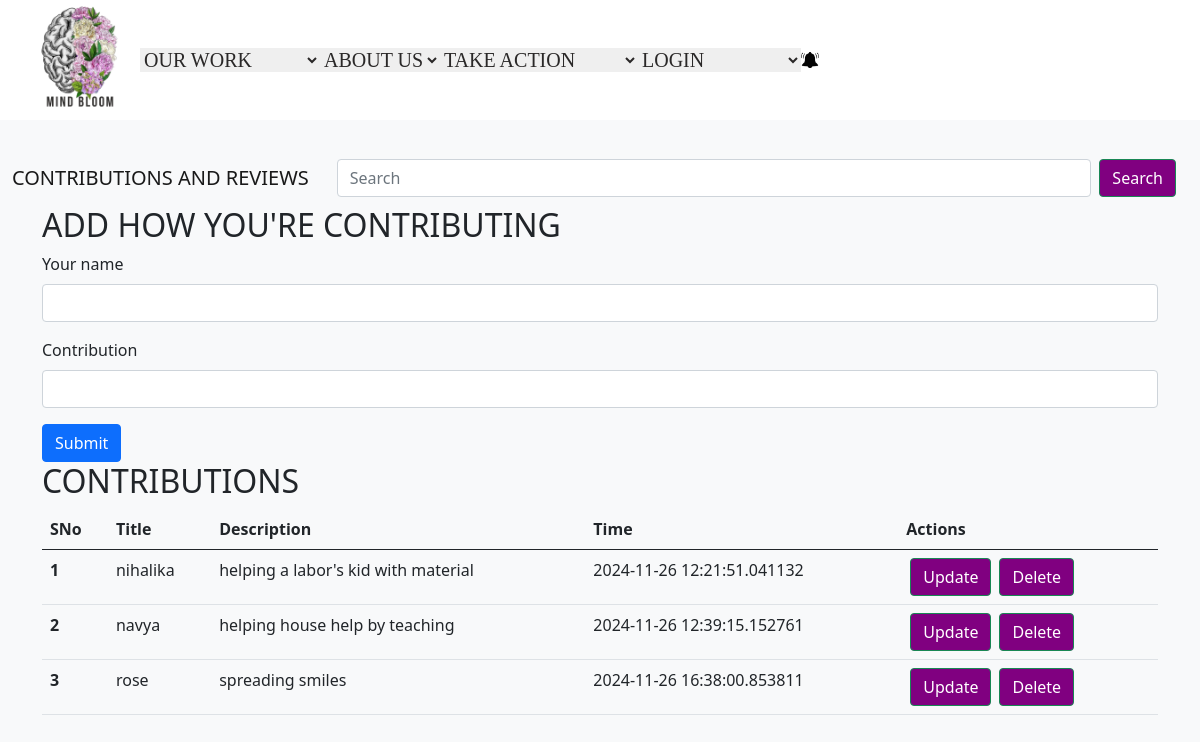
The page / on the database its author committed.
### TMapp.py (models this page shows)
class Task(db.Model):
    sno = db.Column(db.Integer, primary_key = True)
    title = db.Column(db.String(100), nullable = False)
    desc = db.Column(db.String(200), nullable = False)
    date_created = db.Column(db.DateTime, default = datetime.utcnow)
    def __repr__(self) -> str:
        return f"{self.sno} - {self.title}"

### TMapp.py (the view)
@app.route('/', methods=['GET', 'POST'])
def hello_world():
    if request.method=='POST':
        title = request.form['title']
        desc = request.form['desc']
        task = Task(title=title, desc=desc)
        db.session.add(task)
        db.session.commit()
    allTask = Task.query.all()
    print(allTask)
    return render_template('index.html', allTask=allTask)

### templates/index.html (shortened to what this page needs)
{% extends 'base.html' %}
{% block body %}
    <div class="container">
        <h2>ADD HOW YOU'RE CONTRIBUTING</h2>
        <form action="/" method="POST">
            <div class="mb-3">
              <label for="title" class="form-label">Your name</label>
              <input type="text" class="form-control" name="title" id="title" aria-describedby="emailHelp">
            </div>
            <div class="mb-3">
              <label for="desc" class="form-label">Contribution</label>
              <input type="text" class="form-control" name="desc" id="desc">
            </div>
            <button type="submit" class="btn btn-primary">Submit</button>
          </form>
    </div>
    <div class="container">
        <h2>CONTRIBUTIONS</h2>
        <table class="table">
            <thead>
              <tr>
                <th scope="col">SNo</th>
                <th scope="col">Title </th>
                <th scope="col">Description</th>
                <th scope="col">Time</th>
                <th scope="col">Actions</th>
              </tr>
            </thead>
            <tbody>
              {% for  task in allTask %}
              <tr>
                <th scope="row">{{loop.index}}</th>
                <td>{{task.title}}</td>
                <td>{{task.desc}}</td>
                <td>{{task.date_created}}</td>
                <td>
                  <a href="/update/{{ task.sno }}"type="button" class="btn btn-outline-success btn-sn mx-1">Update</button>
                  <a href="/delete/{{ task.sno }}"type="button" class="btn btn-outline-success btn-sn mx-1">Delete</button>
                </td>
              </tr>
              {% endfor %}
            </tbody>
          </table>
    </div>
{% endblock body %}

### templates/base.html (shortened to what this page needs)
<!doctype html>
<html lang="en">
  <head>
    <link href="https://cdn.jsdelivr.net/npm/bootstrap@5.0.2/dist/css/bootstrap.min.css" rel="stylesheet">
  </head>
  <body>
    <div class="header">
      <img style="margin-left: 20px;" src="{{ url_for('static', filename='images/thumbnail.png') }}" alt="mindbloom" height="10%" width="10%">
      <select class="TAB-1" onchange="redirectToPage(this)">
          <option value="" >OUR WORK</option>
      </select>
      <select class="TAB-2" onchange="redirectToPage(this)">
          <option value="http://127.0.0.1:5002/dashboard">ABOUT US</option>
      </select>
      <select class="TAB-3" onchange="redirectToPage(this)">
          <option value="">TAKE ACTION</option>
      </select>
      <select class="TAB-4" onchange="redirectToPage(this)">
          <option value="">LOGIN</option>
      </select>
      <img src="{{ url_for('static', filename='images/notifbell.png') }}" height="2%" width="1.5%">
  </div>
  <div style="padding-top:150px">
    <nav class="navbar navbar-expand-lg navbar-light bg-light">
        <div class="container-fluid">
          <a class="navbar-brand" href="#">CONTRIBUTIONS AND REVIEWS</a>
          <br>
          <div class="container">
            <form class="d-flex ms-auto" style="width: auto;">
              <input class="form-control me-2" type="search" placeholder="Search" aria-label="Search">
              <button class="btn btn-outline-success" type="submit">Search</button>
            </form>
          </div>
        </div>
      </nav>
    </div>
    {% block body %}
    {% endblock body %}
  </body>
</html>

### templates/base.html (style rules this page uses)
.header { display: flex; align-items: center; position: fixed; top: 0; left: 0; width: 100%; background-color: white; z-index: 10; margin: 0; padding: 0; }
.TAB-1, .TAB-2, .TAB-3, .TAB-4 { border: none; font-family: 'Times New Roman', Times, serif; color: #2a2828; font-size: 20px; }
body { background-color: #F8F9FA; / font-family: 'Times New Roman', Times, serif; }
.navbar { background-color: #C481A7; }
.navbar a { color: white; }
.btn-outline-success { background-color: purple; color: white; }

### rows shown on the page
Task: title "nihalika", desc "helping a labor's kid with material", date_created "2024-11-26 12:21:51.041132"
Task: title "navya", desc "helping house help by teaching", date_created "2024-11-26 12:39:15.152761"
Task: title "rose", desc "spreading smiles", date_created "2024-11-26 16:38:00.853811"
